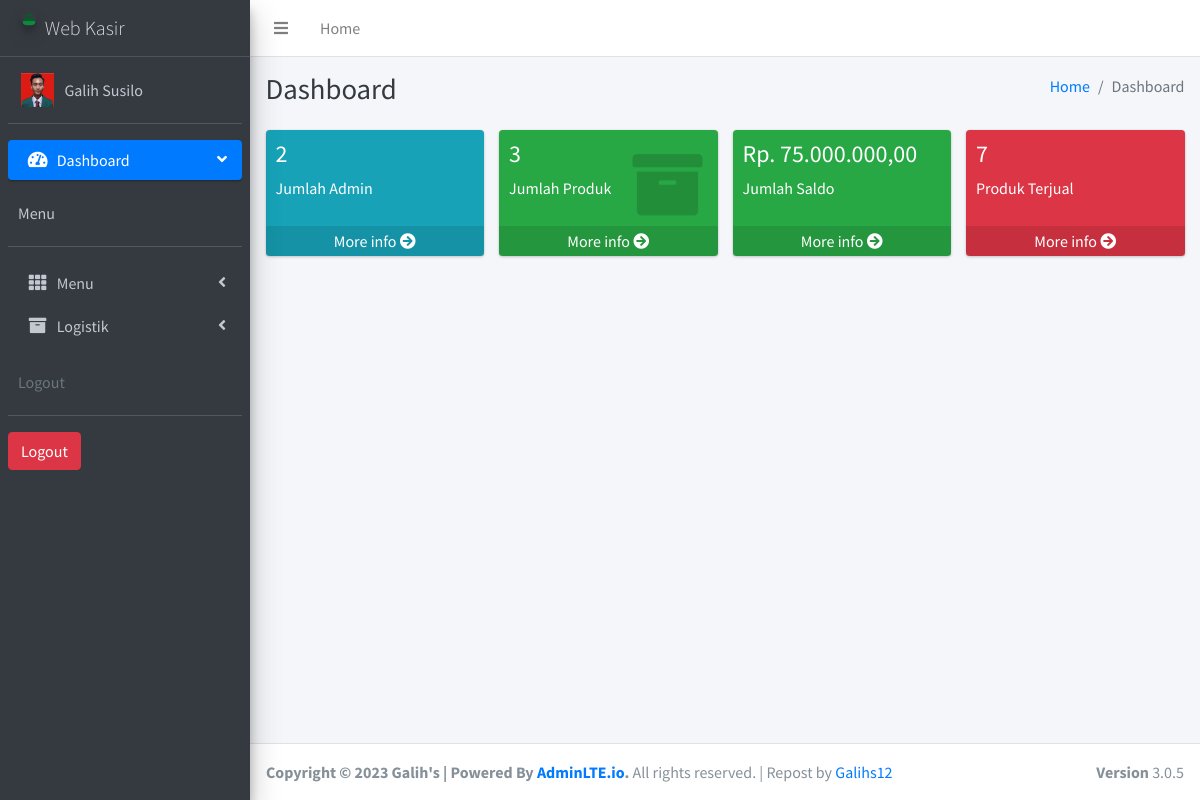
The app's page /admin/index.php (signed in) with its own data.
### tables this page shows
CREATE TABLE `tb_user`  (
  `id` int NOT NULL AUTO_INCREMENT,
  `username` text NOT NULL,
  `password` text NOT NULL,
  `nama` text NOT NULL,
  `level` text NOT NULL,
  `foto` varchar(255) NOT NULL,
  PRIMARY KEY (`id`) USING BTREE
);

### admin/comp/header_a.php (the view, shortened to what this page needs)
<?php require 'fungsi/fungsi.php'; ?>
<?php foreach (summon_admin() as $key) : ?>
  <!DOCTYPE html>
  <html>
  <head>
    <link rel="stylesheet" href="<?= url() ?>plugins/fontawesome-free/css/all.min.css">
    <link rel="stylesheet" href="https://code.ionicframework.com/ionicons/2.0.1/css/ionicons.min.css">
    <link rel="stylesheet" href="<?= url() ?>plugins/tempusdominus-bootstrap-4/css/tempusdominus-bootstrap-4.min.css">
    <link rel="stylesheet" href="<?= url() ?>plugins/icheck-bootstrap/icheck-bootstrap.min.css">
    <link rel="stylesheet" href="<?= url() ?>plugins/jqvmap/jqvmap.min.css">
    <link rel="stylesheet" href="<?= url() ?>dist/css/adminlte.min.css">
    <link rel="stylesheet" href="<?= url() ?>plugins/overlayScrollbars/css/OverlayScrollbars.min.css">
    <link rel="stylesheet" href="<?= url() ?>plugins/daterangepicker/daterangepicker.css">
    <link rel="stylesheet" href="<?= url() ?>plugins/summernote/summernote-bs4.css">
  </head>
  <body class="hold-transition sidebar-mini layout-fixed">
    <div class="wrapper">
      <nav class="main-header navbar navbar-expand navbar-white navbar-light">
        <ul class="navbar-nav">
          <li class="nav-item">
            <a class="nav-link" data-widget="pushmenu" href="#" role="button"><i class="fas fa-bars"></i></a>
          </li>
          <li class="nav-item d-none d-sm-inline-block">
            <a href="index.php" class="nav-link">Home</a>
          </li>
        </ul>
      </nav>
      <aside class="main-sidebar sidebar-dark-primary elevation-4">
        <a href="index.php" class="brand-link">
          <img src="<?= url() ?>img/logo_kasir_kita.png" alt="AdminLTE Logo" class="brand-image img-circle elevation-3" style="opacity: .8">
          <span class="brand-text font-weight-light">Web Kasir</span>
        </a>
        <div class="sidebar">
          <div class="user-panel mt-3 pb-3 mb-3 d-flex">
            <div class="image">
              <?php
              if ($key['foto'] != '') {
                echo '<img src="img/' . $key['foto'] . '" height="150">';
              } else {
                echo '<img src="img/user_logo.png" height="150">';
              }
              ?>
            </div>
            <div class="info">
              <a href="index.php?m=admin&s=detail" class="d-block"><?= $key['nama']; ?></a>
            </div>
          </div>
          <nav class="mt-2">
            <ul class="nav nav-pills nav-sidebar flex-column" data-widget="treeview" role="menu" data-accordion="false">
              <li class="nav-item has-treeview menu-open">
                <a href="index.php" class="nav-link active">
                  <i class="nav-icon fas fa-tachometer-alt"></i>
                  <p>
                    Dashboard
                    <i class="right fas fa-angle-left"></i>
                  </p>
                </a>
                <div class="user-panel mt-3 pb-3 mb-3 d-flex">
                  <div class="info">
                    <a href="#" class="d-block">Menu</a>
                  </div>
                </div>
              </li>
              <li class="nav-item has-treeview">
                <a href="#" class="nav-link">
                  <i class="nav-icon fas fa-th"></i>
                  <p>
                    Menu
                    <i class="fas fa-angle-left right"></i>
                  </p>
                </a>
              </li>
              <li class="nav-item has-treeview">
                <a href="#" class="nav-link">
                  <i class="nav-icon fa fa-archive"></i>
                  <p>
                    Logistik
                    <i class="fas fa-angle-left right"></i>
                  </p>
                </a>
              </li>
              <div class="user-panel mt-3 pb-3 mb-3 d-flex">
                <div class="info">
                  <span class="d-block text-gray">Logout</span>
                </div>
              </div>
              <a href="logout.php"><button class="btn btn-danger">Logout</button></a>
            </ul>
          </nav>
        </div>
      </aside>
    <?php endforeach; ?>

### records on screen
tb_user: foto (picture), nama "Galih Susilo"

### other values on screen
$key['jadmin'] "2"
$row['jproduk'] "3"
rupiah($row['jtotal']) "Rp. 75.000.000,00"
$row['jbeli'] "7"
